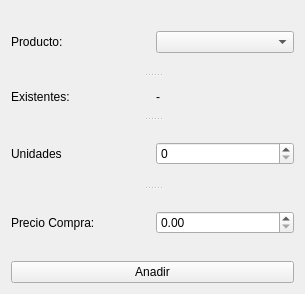
<?xml version="1.0" encoding="UTF-8"?>
<ui version="4.0">
 <class>NuevoForm</class>
 <widget class="QWidget" name="NuevoForm">
  <property name="geometry">
   <rect>
    <x>0</x>
    <y>0</y>
    <width>305</width>
    <height>294</height>
   </rect>
  </property>
  <property name="windowTitle">
   <string>Form</string>
  </property>
  <layout class="QGridLayout" name="gridLayout">
   <item row="0" column="0">
    <widget class="QSplitter" name="splitter">
     <property name="orientation">
      <enum>Qt::Vertical</enum>
     </property>
     <widget class="QWidget" name="layoutWidget">
      <layout class="QHBoxLayout" name="horizontalLayout">
       <item>
        <widget class="QLabel" name="label">
         <property name="text">
          <string>Producto:</string>
         </property>
        </widget>
       </item>
       <item>
        <widget class="QComboBox" name="productosComboBox"/>
       </item>
      </layout>
     </widget>
     <widget class="QWidget" name="layoutWidget">
      <layout class="QHBoxLayout" name="horizontalLayout_2">
       <item>
        <widget class="QLabel" name="label_2">
         <property name="text">
          <string>Existentes:</string>
         </property>
        </widget>
       </item>
       <item>
        <widget class="QLabel" name="unidadesExistentesLabel">
         <property name="text">
          <string>-</string>
         </property>
        </widget>
       </item>
      </layout>
     </widget>
     <widget class="QWidget" name="layoutWidget">
      <layout class="QHBoxLayout" name="horizontalLayout_3">
       <item>
        <widget class="QLabel" name="label_4">
         <property name="text">
          <string>Unidades</string>
         </property>
        </widget>
       </item>
       <item>
        <widget class="QSpinBox" name="anadirUnidadesSpinBox"/>
       </item>
      </layout>
     </widget>
     <widget class="QWidget" name="layoutWidget">
      <layout class="QHBoxLayout" name="horizontalLayout_4">
       <item>
        <widget class="QLabel" name="label_5">
         <property name="text">
          <string>Precio Compra:</string>
         </property>
        </widget>
       </item>
       <item>
        <widget class="QDoubleSpinBox" name="precioCompraSpinBox"/>
       </item>
      </layout>
     </widget>
    </widget>
   </item>
   <item row="1" column="0">
    <widget class="QPushButton" name="anadirButton">
     <property name="text">
      <string>Anadir</string>
     </property>
    </widget>
   </item>
  </layout>
 </widget>
 <resources/>
 <connections/>
</ui>
